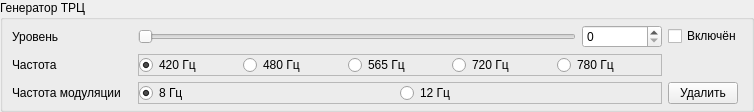
<?xml version="1.0" encoding="UTF-8"?>
<ui version="4.0">
 <class>TrcGenerator</class>
 <widget class="QWidget" name="TrcGenerator">
  <property name="geometry">
   <rect>
    <x>0</x>
    <y>0</y>
    <width>754</width>
    <height>101</height>
   </rect>
  </property>
  <property name="minimumSize">
   <size>
    <width>0</width>
    <height>0</height>
   </size>
  </property>
  <property name="maximumSize">
   <size>
    <width>16777215</width>
    <height>1000</height>
   </size>
  </property>
  <property name="windowTitle">
   <string>Form</string>
  </property>
  <layout class="QVBoxLayout" name="verticalLayout">
   <property name="spacing">
    <number>0</number>
   </property>
   <property name="leftMargin">
    <number>0</number>
   </property>
   <property name="topMargin">
    <number>0</number>
   </property>
   <property name="rightMargin">
    <number>0</number>
   </property>
   <property name="bottomMargin">
    <number>0</number>
   </property>
   <item alignment="Qt::AlignTop">
    <widget class="QGroupBox" name="root">
     <property name="maximumSize">
      <size>
       <width>16777215</width>
       <height>16777215</height>
      </size>
     </property>
     <property name="title">
      <string>Генератор ТРЦ</string>
     </property>
     <layout class="QGridLayout" name="gridLayout">
      <property name="topMargin">
       <number>5</number>
      </property>
      <property name="bottomMargin">
       <number>5</number>
      </property>
      <item row="2" column="1">
       <widget class="QLabel" name="freqLabel">
        <property name="text">
         <string>Частота</string>
        </property>
       </widget>
      </item>
      <item row="0" column="4">
       <widget class="QCheckBox" name="enable">
        <property name="minimumSize">
         <size>
          <width>70</width>
          <height>0</height>
         </size>
        </property>
        <property name="maximumSize">
         <size>
          <width>80</width>
          <height>16777215</height>
         </size>
        </property>
        <property name="text">
         <string>Включён</string>
        </property>
       </widget>
      </item>
      <item row="4" column="4">
       <widget class="QPushButton" name="remove">
        <property name="minimumSize">
         <size>
          <width>70</width>
          <height>0</height>
         </size>
        </property>
        <property name="maximumSize">
         <size>
          <width>70</width>
          <height>16777215</height>
         </size>
        </property>
        <property name="text">
         <string>Удалить</string>
        </property>
       </widget>
      </item>
      <item row="0" column="1">
       <widget class="QLabel" name="levelLabel">
        <property name="minimumSize">
         <size>
          <width>120</width>
          <height>0</height>
         </size>
        </property>
        <property name="text">
         <string>Уровень</string>
        </property>
       </widget>
      </item>
      <item row="4" column="1">
       <widget class="QLabel" name="modFreqLabel">
        <property name="text">
         <string>Частота модуляции</string>
        </property>
       </widget>
      </item>
      <item row="0" column="2">
       <widget class="QSlider" name="levelSlider">
        <property name="minimumSize">
         <size>
          <width>100</width>
          <height>0</height>
         </size>
        </property>
        <property name="maximum">
         <number>100</number>
        </property>
        <property name="pageStep">
         <number>1</number>
        </property>
        <property name="orientation">
         <enum>Qt::Horizontal</enum>
        </property>
       </widget>
      </item>
      <item row="0" column="3">
       <widget class="QSpinBox" name="levelSpin">
        <property name="minimumSize">
         <size>
          <width>80</width>
          <height>0</height>
         </size>
        </property>
        <property name="maximumSize">
         <size>
          <width>16777215</width>
          <height>16777215</height>
         </size>
        </property>
        <property name="maximum">
         <number>100</number>
        </property>
        <property name="singleStep">
         <number>1</number>
        </property>
       </widget>
      </item>
      <item row="2" column="2" colspan="2">
       <widget class="QFrame" name="freqFrame">
        <property name="frameShape">
         <enum>QFrame::StyledPanel</enum>
        </property>
        <property name="frameShadow">
         <enum>QFrame::Raised</enum>
        </property>
        <layout class="QGridLayout" name="gridLayout_4">
         <property name="leftMargin">
          <number>0</number>
         </property>
         <property name="topMargin">
          <number>0</number>
         </property>
         <property name="rightMargin">
          <number>0</number>
         </property>
         <property name="bottomMargin">
          <number>0</number>
         </property>
         <property name="spacing">
          <number>0</number>
         </property>
         <item row="0" column="0">
          <widget class="QRadioButton" name="f420">
           <property name="text">
            <string>420 Гц</string>
           </property>
           <property name="checked">
            <bool>true</bool>
           </property>
          </widget>
         </item>
         <item row="0" column="1">
          <widget class="QRadioButton" name="f480">
           <property name="text">
            <string>480 Гц</string>
           </property>
          </widget>
         </item>
         <item row="0" column="2">
          <widget class="QRadioButton" name="f565">
           <property name="text">
            <string>565 Гц</string>
           </property>
          </widget>
         </item>
         <item row="0" column="3">
          <widget class="QRadioButton" name="f720">
           <property name="text">
            <string>720 Гц</string>
           </property>
          </widget>
         </item>
         <item row="0" column="4">
          <widget class="QRadioButton" name="f780">
           <property name="text">
            <string>780 Гц</string>
           </property>
          </widget>
         </item>
        </layout>
       </widget>
      </item>
      <item row="4" column="2" colspan="2">
       <widget class="QFrame" name="modFreqFrame">
        <property name="frameShape">
         <enum>QFrame::StyledPanel</enum>
        </property>
        <property name="frameShadow">
         <enum>QFrame::Raised</enum>
        </property>
        <layout class="QGridLayout" name="gridLayout_3">
         <property name="leftMargin">
          <number>0</number>
         </property>
         <property name="topMargin">
          <number>0</number>
         </property>
         <property name="rightMargin">
          <number>0</number>
         </property>
         <property name="bottomMargin">
          <number>0</number>
         </property>
         <property name="spacing">
          <number>0</number>
         </property>
         <item row="0" column="1">
          <widget class="QRadioButton" name="mf12">
           <property name="text">
            <string>12 Гц</string>
           </property>
          </widget>
         </item>
         <item row="0" column="0">
          <widget class="QRadioButton" name="mf8">
           <property name="text">
            <string>8 Гц</string>
           </property>
           <property name="checked">
            <bool>true</bool>
           </property>
          </widget>
         </item>
        </layout>
       </widget>
      </item>
     </layout>
    </widget>
   </item>
  </layout>
 </widget>
 <resources/>
 <connections/>
</ui>
